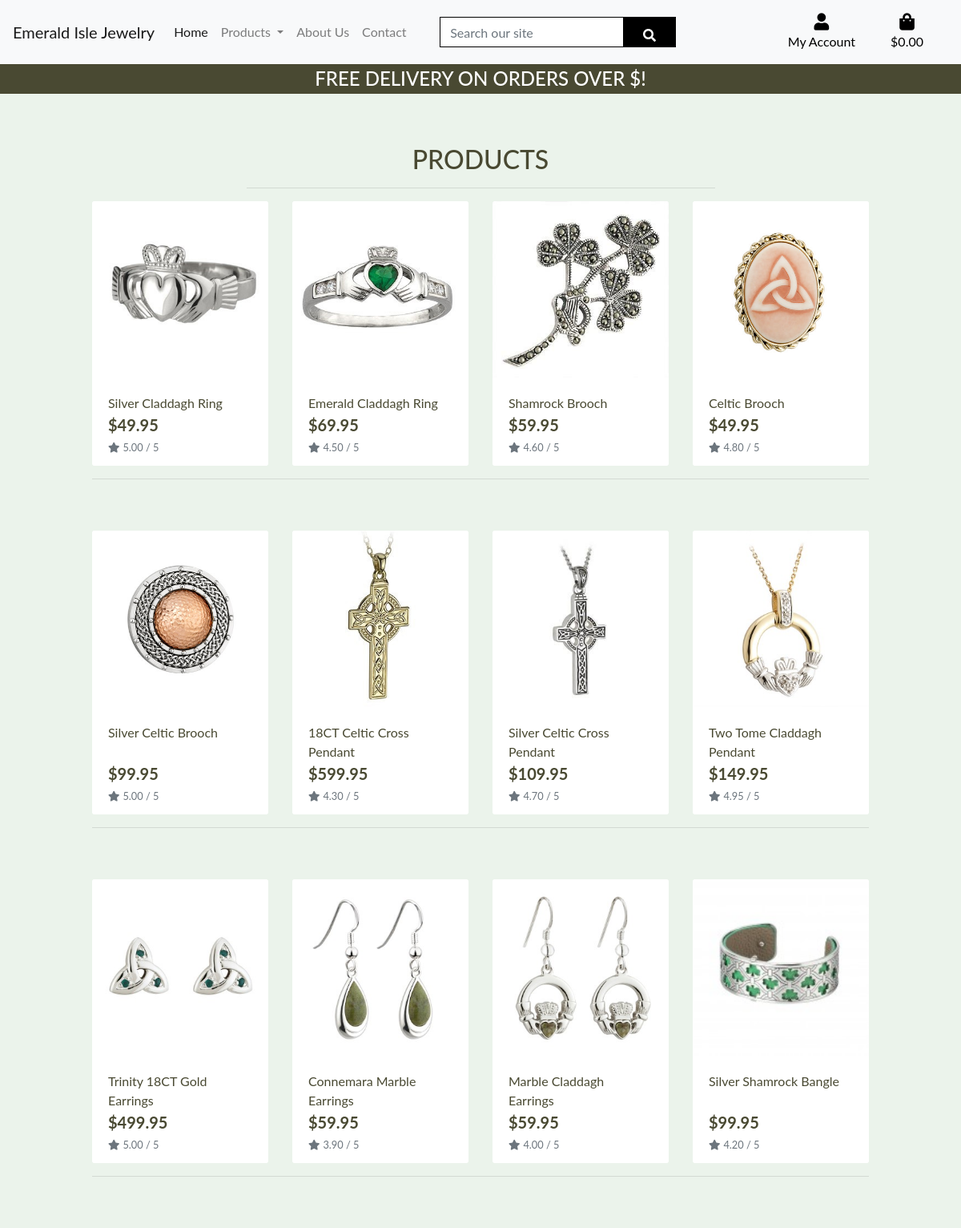
Screenshot of /products/ with the database file from the repository.
### products/models.py (models this page shows, shortened)
class Product(models.Model):
    category = models.ForeignKey('Category', null=True, blank=True, on_delete=models.SET_NULL)
    sku = models.CharField(max_length=254, null=True, blank=True)
    name = models.CharField(max_length=254)
    description = models.TextField()
    price = models.DecimalField(max_digits=6, decimal_places=2)
    rating = models.DecimalField(max_digits=6, decimal_places=2, null=True, blank=True)
    image_url = models.URLField(max_length=1024, null=True, blank=True)
    image = models.ImageField(null=True, blank=True)

### products/views.py (the view)
# urls.py: path('', views.all_products, name='products'),
def all_products(request):
    products = Product.objects.all()
    context = {
        'products': products,
    }
    return render(request, 'products/products.html', context)

### products/templates/products/products.html (shortened to what this page needs)
{% extends "base.html" %}
{% load static %}
{% block page_header %}
    <div class="container header-container">
    </div>
{% endblock %}
{% block content %}
    <div class="overlay"></div>
    <div class="container-fluid">
        <div class="row">
            <div class="col text-center mt-3">
                <h2 class="logo-font">Products</h2>
                <hr class="w-50 mb-1">
            </div>
        </div>
        <div class="row">
            <div class="product-container col-10 offset-1">
                <div class="row">
                    {% for product in products %}
                        <div class="col-sm-6 col-md-6 col-lg-4 col-xl-3">
                            <div class="card h-100 border-0">
                                {% if product.image %}
                                <a href="{% url 'product_detail' product.id %}">
                                    <img class="card-img-top img-fluid" src="{{ product.image.url }}" alt="{{ product.name }}">
                                </a>
                                {% else %}
                                <a href="{% url 'product_detail' product.id %}">
                                    <img class="card-img-top img-fluid" src="{{ MEDIA_URL }}noimage.png" alt="{{ product.name }}">
                                </a>
                                {% endif %}
                                <div class="card-body pb-0">
                                    <p class="mb-0">{{ product.name }}</p>
                                </div>
                                <div class="card-footer bg-white pt-0 border-0 text-left">
                                    <div class="row">
                                        <div class="col">
                                            <p class="lead mb-0 text-left font-weight-bold">${{ product.price }}</p>
                                            {% if product.rating %}
                                                <small class="text-muted"><i class="fas fa-star mr-1"></i>{{ product.rating }} / 5</small>
                                            {% else %}
                                                <small class="text-muted">No Rating</small>
                                            {% endif %}
                                        </div>
                                    </div>
                                </div>
                            </div>
                        </div>
                        {% if forloop.counter|divisibleby:4 %}
                            <div class="col-12 d-none d-xl-block mb-5">
                                <hr>
                            </div>
                        {% endif %}
                    {% endfor %}
                </div>
            </div>
        </div>
    </div>
{% endblock %}

### static/css/base.css (style rules this page uses)
html { height: 100%; }
body { position: relative; background: url('/media/hero-img.jpg') no-repeat center center fixed; background-size: cover; height: calc(80vh - 132px); background-color:#ebf3eb; color: #494932; font-family: 'Lato' }
.logo-font { text-transform: uppercase; }
.overlay { height: 100%; width: 100%; top: 0; left: 0; position: fixed; background: #ebf3eb; z-index: -1; }
@media (min-width: 1200px) { .container { max-width: 80%; } }
@media (min-width: 992px) { .header-container { padding-top: 164px; } }

### rows the page displays
Product: image (picture), name "Silver Claddagh Ring", price "49.95", rating "5.00"
Product: image (picture), name "Emerald Claddagh Ring", price "69.95", rating "4.50"
Product: image (picture), name "Shamrock Brooch", price "59.95", rating "4.60"
Product: image (picture), name "Celtic Brooch", price "49.95", rating "4.80"
Product: image (picture), name "Silver Celtic Brooch", price "99.95", rating "5.00"
Product: image (picture), name "18CT Celtic Cross Pendant", price "599.95", rating "4.30"
Product: image (picture), name "Silver Celtic Cross Pendant", price "109.95", rating "4.70"
Product: image (picture), name "Two Tome Claddagh Pendant", price "149.95", rating "4.95"
Product: image (picture), name "Trinity 18CT Gold Earrings", price "499.95", rating "5.00"
Product: image (picture), name "Connemara Marble Earrings", price "59.95", rating "3.90"
Product: image (picture), name "Marble Claddagh Earrings", price "59.95", rating "4.00"
Product: image (picture), name "Silver Shamrock Bangle", price "99.95", rating "4.20"
